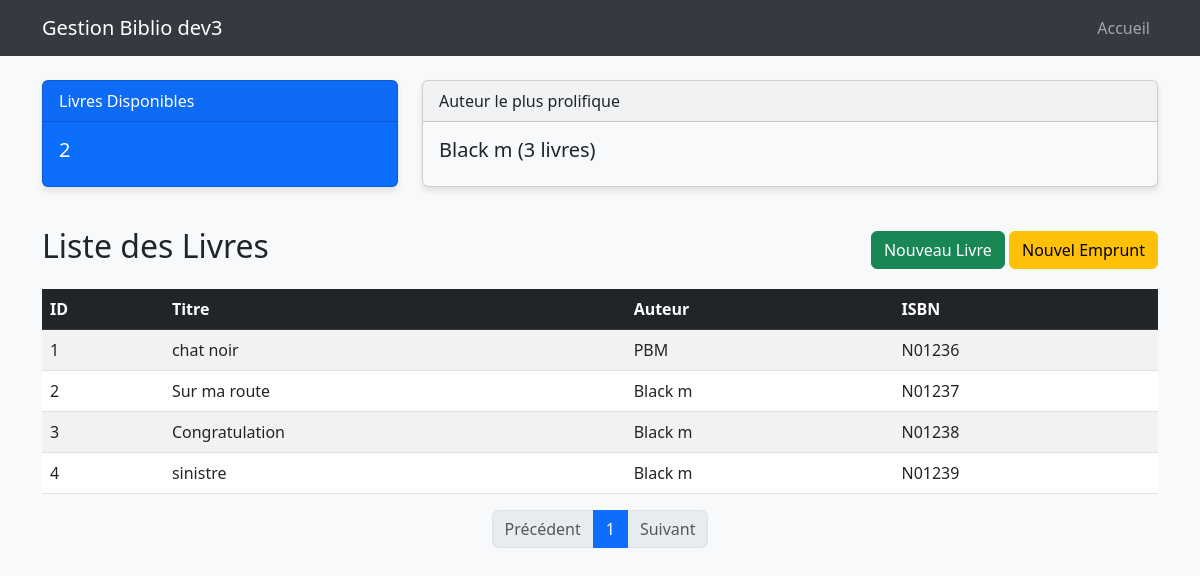
The page / on the database its author committed.
### gestion_biblio/models.py (models this page shows, shortened)
class Livre(models.Model):
    titre = models.CharField(max_length=100)
    auteur = models.CharField(max_length=100)
    isbn = models.CharField(max_length=20)

### gestion_biblio/views.py (the view)
# urls.py: path('', views.liste_livres, name='liste_livres'),
def liste_livres(request):
    livres_list = Livre.objects.all()
    paginator = Paginator(livres_list, 5) # 5 livres par page
    page_number = request.GET.get('page')
    livres = paginator.get_page(page_number)
    total_livres = Livre.objects.count()
    livres_empruntes = Emprunt.objects.filter(dateRetour__isnull=True).count()
    livres_dispo = total_livres - livres_empruntes
    auteur_prolifique = Livre.objects.values('auteur').annotate(num_livres=Count('id')).order_by('-num_livres').first()
    context = {
        'livres': livres,
        'livres_dispo': livres_dispo,
        'auteur_prolifique': auteur_prolifique,
    }
    return render(request, 'gestion_biblio/liste_livres.html', context)

### templates/gestion_biblio/liste_livres.html
{% extends 'base.html' %}
{% block content %}
<div class="row mb-4">
    <div class="col-md-4">
        <div class="card text-white bg-primary mb-3">
            <div class="card-header">Livres Disponibles</div>
            <div class="card-body">
                <h5 class="card-title">{{ livres_dispo }}</h5>
            </div>
        </div>
    </div>
    <div class="col-md-8">
        <div class="card bg-light mb-3">
            <div class="card-header">Auteur le plus prolifique</div>
            <div class="card-body">
                {% if auteur_prolifique %}
                <h5 class="card-title">{{ auteur_prolifique.auteur }} ({{ auteur_prolifique.num_livres }} livres)</h5>
                {% else %}
                <p class="card-text">Aucune donnée disponible.</p>
                {% endif %}
            </div>
        </div>
    </div>
</div>
<div class="d-flex justify-content-between align-items-center mb-3">
    <h2>Liste des Livres</h2>
    <div>
        <a href="{% url 'ajouter_livre' %}" class="btn btn-success">Nouveau Livre</a>
        <a href="{% url 'ajouter_emprunt' %}" class="btn btn-warning">Nouvel Emprunt</a>
    </div>
</div>
<table class="table table-striped table-hover">
    <thead class="table-dark">
        <tr>
            <th>ID</th>
            <th>Titre</th>
            <th>Auteur</th>
            <th>ISBN</th>
        </tr>
    </thead>
    <tbody>
        {% for livre in livres %}
        <tr>
            <td>{{ livre.id }}</td>
            <td>{{ livre.titre }}</td>
            <td>{{ livre.auteur }}</td>
            <td>{{ livre.isbn }}</td>
        </tr>
        {% empty %}
        <tr>
            <td colspan="4" class="text-center">Aucun livre trouvé.</td>
        </tr>
        {% endfor %}
    </tbody>
</table>
<nav aria-label="Page navigation">
    <ul class="pagination justify-content-center">
        {% if livres.has_previous %}
        <li class="page-item">
            <a class="page-link" href="?page={{ livres.previous_page_number }}">Précédent</a>
        </li>
        {% else %}
        <li class="page-item disabled">
            <span class="page-link">Précédent</span>
        </li>
        {% endif %}
        {% for num in livres.paginator.page_range %}
        <li class="page-item {% if livres.number == num %}active{% endif %}">
            <a class="page-link" href="?page={{ num }}">{{ num }}</a>
        </li>
        {% endfor %}
        {% if livres.has_next %}
        <li class="page-item">
            <a class="page-link" href="?page={{ livres.next_page_number }}">Suivant</a>
        </li>
        {% else %}
        <li class="page-item disabled">
            <span class="page-link">Suivant</span>
        </li>
        {% endif %}
    </ul>
</nav>
{% endblock %}

### templates/base.html (shortened to what this page needs)
<!DOCTYPE html>
<html lang="fr">
<head>
    <link href="https://cdn.jsdelivr.net/npm/bootstrap@5.3.0/dist/css/bootstrap.min.css" rel="stylesheet">
</head>
<body>
    <nav class="navbar navbar-expand-lg navbar-dark mb-4">
        <div class="container">
            <a class="navbar-brand" href="/">Gestion Biblio dev3</a>
            <div class="collapse navbar-collapse">
                <ul class="navbar-nav ms-auto">
                    <li class="nav-item">
                        <a class="nav-link" href="/">Accueil</a>
                    </li>
                </ul>
            </div>
        </div>
    </nav>
    <div class="container">
        {% block content %}{% endblock %}
    </div>
</body>
</html>

### templates/base.html (style rules this page uses)
body { background-color: #f8f9fa; }
.navbar { background-color: #343a40 !important; }
.card { box-shadow: 0 4px 6px rgba(0,0,0,0.1); }

### rows shown on the page
Livre: id "1", titre "chat noir", auteur "PBM", isbn "N01236"
Livre: id "2", titre "Sur ma route", auteur "Black m", isbn "N01237"
Livre: id "3", titre "Congratulation", auteur "Black m", isbn "N01238"
Livre: id "4", titre "sinistre", auteur "Black m", isbn "N01239"

### other values the page prints
{{ livres_dispo }} "2"
{{ auteur_prolifique.auteur }} "Black m"
{{ auteur_prolifique.num_livres }} "3"
{{ num }} "1"
